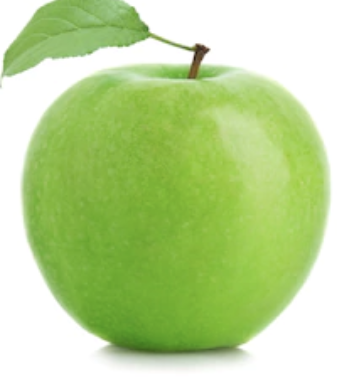
#> input picture example.png, 364 x 388 px
$ python -i morphological.py   (imports and definitions only)
#> lines starting #> are read from the running program, lines starting #| are printed output that depends on the picture; after the words box and inside, x2 and y2 are one past the last pixel; in counts of white or black regions, pixels touching at a corner belong together
import numpy as np
import cv2 as cv

MORPH_SHAPES = {'ellipse': cv.MORPH_ELLIPSE, 'rect': cv.MORPH_RECT, 'cross': cv.MORPH_CROSS}

def detect_blemishes(img, fruit_mask, k=15, shape='ellipse', operator='blackhat', clean_k=3):
    """Detect blemish pixels inside `fruit_mask` using a morphological operator.
    operator: 'blackhat' (dark spots), 'tophat' (bright spots), or 'gradient' (edges).
    Returns a single-channel 0/255 mask restricted to the fruit region.
    """
    gray = cv.cvtColor(img, cv.COLOR_BGR2GRAY)
    fruit_vals = gray[fruit_mask > 0]
    fill_value = int(np.median(fruit_vals)) if fruit_vals.size else 0
    gray_masked = gray.copy()
    gray_masked[fruit_mask == 0] = fill_value

    kernel = cv.getStructuringElement(MORPH_SHAPES[shape], (k, k))
    if operator == 'blackhat':
        morphed = cv.morphologyEx(gray_masked, cv.MORPH_BLACKHAT, kernel)
    elif operator == 'tophat':
        morphed = cv.morphologyEx(gray_masked, cv.MORPH_TOPHAT, kernel)
    elif operator == 'gradient':
        morphed = cv.morphologyEx(gray_masked, cv.MORPH_GRADIENT, kernel)
    else:
        raise ValueError(f'Unknown operator: {operator}')

    if not np.any(morphed):
        return np.zeros_like(morphed)
    _, blemish = cv.threshold(morphed, 0, 255, cv.THRESH_BINARY + cv.THRESH_OTSU)
    clean_kernel = cv.getStructuringElement(cv.MORPH_ELLIPSE, (clean_k, clean_k))
    blemish = cv.morphologyEx(blemish, cv.MORPH_OPEN, clean_kernel)
    blemish = cv.bitwise_and(blemish, blemish, mask=fruit_mask)
    return blemish

def blemish_ratio(fruit_mask, blemish_mask):
    """Fraction of the fruit's surface area flagged as a blemish."""
    fruit_px = int(np.count_nonzero(fruit_mask))
    if fruit_px == 0:
        return 0.0
    blemish_px = int(np.count_nonzero(blemish_mask))
    return blemish_px / fruit_px


def classify(ratio, threshold):
    return 'rotten' if ratio > threshold else 'fresh'


def run_pipeline(img, k=15, shape='ellipse', operator='blackhat'):
    """Full per-image pipeline. Returns (ratio, img, fruit_mask, blemish_mask) or
    (None, None, None, None) if the image could not be read.
    """
    fruit_mask = segment_fruit(img)
    blemish_mask = detect_blemishes(img, fruit_mask, k=k, shape=shape, operator=operator)
    ratio = blemish_ratio(fruit_mask, blemish_mask)
    return ratio, img, fruit_mask, blemish_mask

def _fix_polarity(thresh):
    """Otsu thresholding does not know which side is the fruit. Since the fruit is
    always roughly centred and the background always touches the image border, flip
    the mask if the border pixels are mostly foreground.
    """
    border = np.zeros_like(thresh, dtype=bool)
    bw = 5
    border[:bw, :] = border[-bw:, :] = border[:, :bw] = border[:, -bw:] = True
    if (thresh[border] == 255).mean() > 0.5:
        thresh = cv.bitwise_not(thresh)
    return thresh

def segment_fruit(img, close_k=15, open_k=9):
    """Segment the fruit from the background. Returns a single-channel 0/255 mask."""
    hsv = cv.cvtColor(img, cv.COLOR_BGR2HSV)
    s = hsv[:, :, 1]
    _, thresh = cv.threshold(s, 0, 255, cv.THRESH_BINARY + cv.THRESH_OTSU)
    thresh = _fix_polarity(thresh)

    close_kernel = cv.getStructuringElement(cv.MORPH_ELLIPSE, (close_k, close_k))
    open_kernel = cv.getStructuringElement(cv.MORPH_ELLIPSE, (open_k, open_k))
    closed = cv.morphologyEx(thresh, cv.MORPH_CLOSE, close_kernel)
    opened = cv.morphologyEx(closed, cv.MORPH_OPEN, open_kernel)

    contours, _ = cv.findContours(opened, cv.RETR_EXTERNAL, cv.CHAIN_APPROX_SIMPLE)
    mask = np.zeros_like(opened)
    if contours:
        largest = max(contours, key=cv.contourArea)
        cv.drawContours(mask, [largest], -1, 255, thickness=cv.FILLED)
    return mask

def compute_color_score(img, fruit_mask, sat_drop_thresh=60, val_drop_thresh=60):
    """Fraction of the fruit's pixels that look 'unhealthy' in HSV -- dull/brownish
    relative to the fruit's own healthy-region colour. Catches diffuse spoilage
    (browning, dulling) that has no distinct blob, so Black-Hat morphology misses it.
    """
    hsv = cv.cvtColor(img, cv.COLOR_BGR2HSV)
    h, s, v = cv.split(hsv)
    fruit_px = fruit_mask > 0
    if not np.any(fruit_px):
        return 0.0

    # Use the brightest/most-saturated half of the fruit as a proxy for "healthy skin"
    healthy_ref_s = np.percentile(s[fruit_px], 75)
    healthy_ref_v = np.percentile(v[fruit_px], 75)

    dull_mask = (s.astype(int) < healthy_ref_s - sat_drop_thresh) | \
                (v.astype(int) < healthy_ref_v - val_drop_thresh)
    dull_mask &= fruit_px

    return float(np.count_nonzero(dull_mask)) / float(np.count_nonzero(fruit_px))

>>> import cv2
>>> picture = cv2.imread('example.png')
#> picture is the input picture: shape (388, 364, 3); mean B, G, R 155.8, 216.5, 191.2
>>> result = run_pipeline(picture)
#> in segment_fruit, `hsv = cv.cvtColor(img, cv.COLOR_BGR2HSV)`: hsv: shape (388, 364, 3); mean H, S, V 28.1, 82.9, 216.5
#> in segment_fruit, `s = hsv[:, :, 1]`:
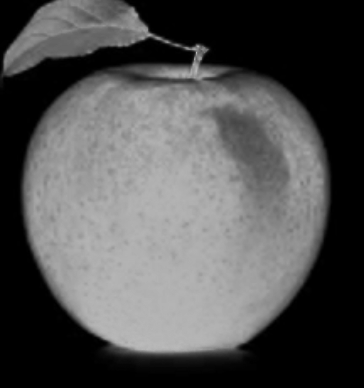
#> s: shape (388, 364); min 0, max 187, mean 82.9
#> in segment_fruit, `_, thresh = cv.threshold(s, 0, 255, cv.THRESH_BINARY + cv.THRESH_OTSU)`:
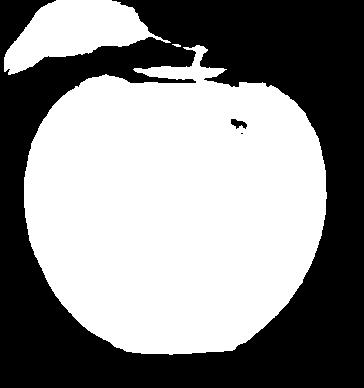
#> thresh: shape (388, 364); 54.5% white; 3 black regions (1 under 20 px), largest, box (x1, y1, x2, y2) and area: (0, 0, 364, 388) 64198, (231, 119, 247, 129) 94
#> in segment_fruit, `closed = cv.morphologyEx(thresh, cv.MORPH_CLOSE, close_kernel)`: closed: shape (388, 364); 55.1% white; 2 black regions, box (x1, y1, x2, y2) and area: (0, 0, 364, 388) 62032, (0, 0, 46, 55) 1398
#> in segment_fruit, `opened = cv.morphologyEx(closed, cv.MORPH_OPEN, open_kernel)`:
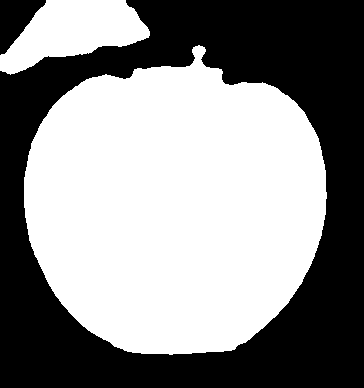
#> opened: shape (388, 364); 55% white; 2 black regions
#> in segment_fruit, `contours, _ = cv.findContours(opened, cv.RETR_EXTERNAL, cv.CHAIN_APPRO..`: contours = 2 contours; box (x1, y1, x2, y2) and area: (24, 45, 327, 355) 70640, (0, 0, 150, 75) 6356
#> in segment_fruit, `largest = max(contours, key=cv.contourArea)`: largest = contour of 414 points, box (x1, y1, x2, y2) (24, 45, 327, 355), area 70640
#> in segment_fruit, `cv.drawContours(mask, [largest], -1, 255, thickness=cv.FILLED)`:
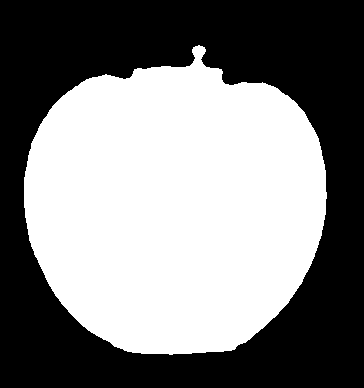
#> mask: shape (388, 364); 50.3% white; 1 black region, box (x1, y1, x2, y2) and area: (0, 0, 364, 388) 70132
#> in detect_blemishes, `gray = cv.cvtColor(img, cv.COLOR_BGR2GRAY)`:
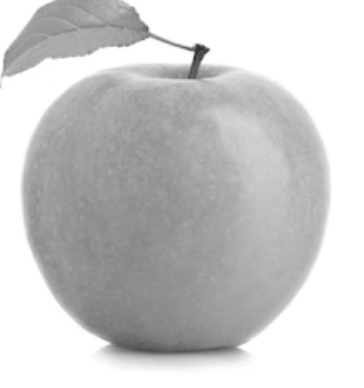
#> gray: shape (388, 364); min 28, max 255, mean 202
#> in detect_blemishes, `fill_value = int(np.median(fruit_vals)) if fruit_vals.size else 0`: fill_value = 161
#> in detect_blemishes, `gray_masked[fruit_mask == 0] = fill_value`:
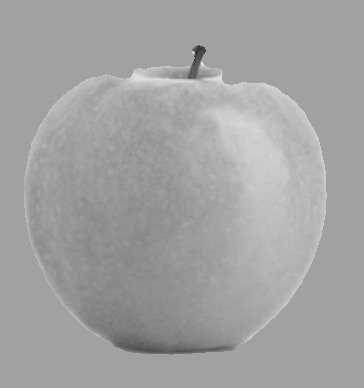
#> gray_masked: shape (388, 364); min 28, max 241, mean 161.9
#> in detect_blemishes, `_, blemish = cv.threshold(morphed, 0, 255, cv.THRESH_BINARY + cv.THRES..`:
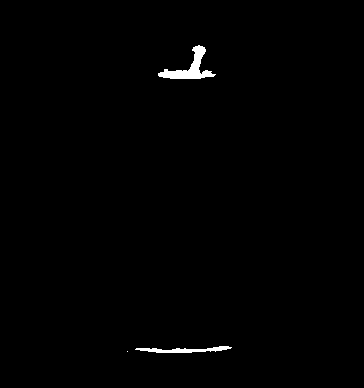
#> blemish: shape (388, 364); 0.7% white; 3 white regions (1 under 20 px), largest, box (x1, y1, x2, y2) and area: (158, 45, 216, 79) 655, (135, 346, 232, 353) 338
#> in detect_blemishes, `blemish = cv.morphologyEx(blemish, cv.MORPH_OPEN, clean_kernel)`: blemish: shape (388, 364); 0.69% white; 2 white regions, box (x1, y1, x2, y2) and area: (158, 45, 215, 79) 645, (139, 346, 230, 353) 326
#> in detect_blemishes, `blemish = cv.bitwise_and(blemish, blemish, mask=fruit_mask)`: blemish: shape (388, 364); 0.69% white; 2 white regions, box (x1, y1, x2, y2) and area: (158, 45, 215, 79) 643, (139, 346, 230, 353) 326
#> in blemish_ratio, `fruit_px = int(np.count_nonzero(fruit_mask))`: fruit_px = 71100
#> in blemish_ratio, `blemish_px = int(np.count_nonzero(blemish_mask))`: blemish_px = 969
#> in run_pipeline, `ratio = blemish_ratio(fruit_mask, blemish_mask)`: ratio = 0.0136
